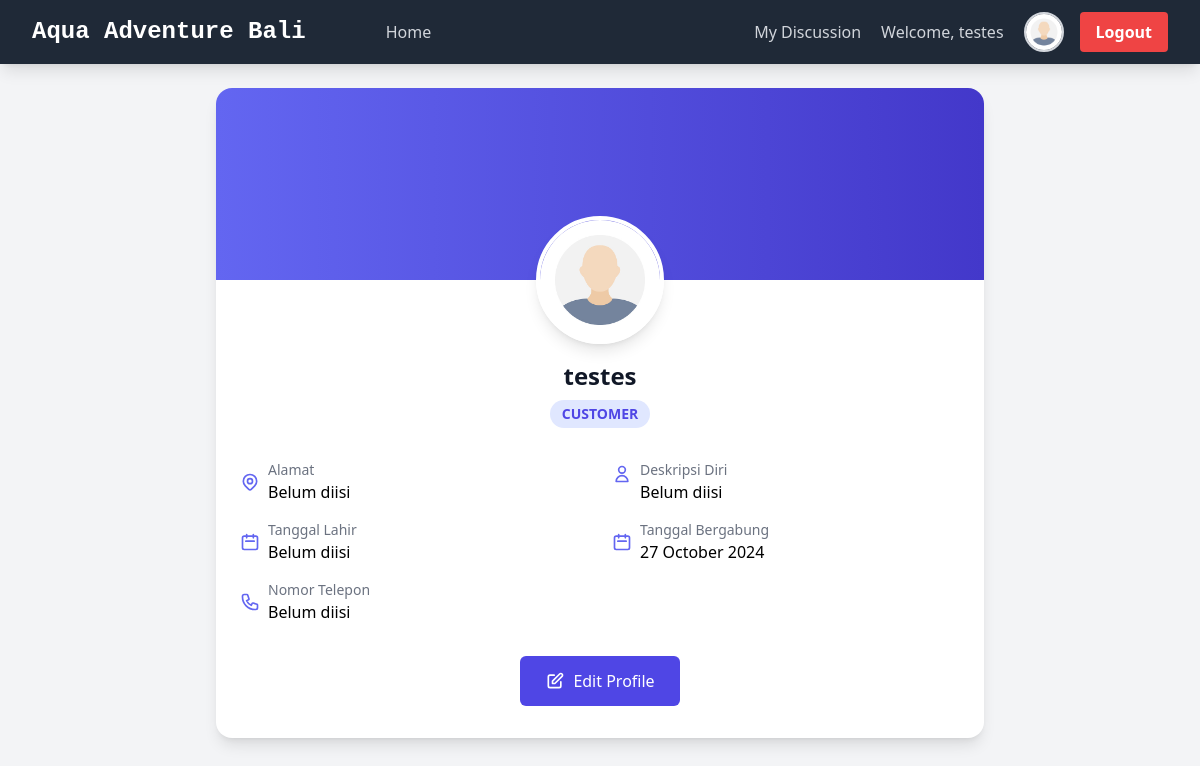
Screenshot of /profile/ (signed in) with the database file from the repository.
### main/models.py (models this page shows, shortened)
class UserProfile(models.Model):
    user = models.OneToOneField(User, related_name="profile", on_delete=models.CASCADE)
    roles = (
        ('CUSTOMER', 'Customer'),
        ('ADMIN', 'Admin'),
    )
    role = models.CharField(max_length=10, choices=roles, default='CUSTOMER')
    profile_picture = models.ImageField(upload_to='profile_pictures/', blank=True, null=True, default='static/ikon_botak/foto_ikon.jpg')
    alamat = models.TextField(blank=True, null=True)  # Alamat opsional
    birthdate = models.DateField(null=True, blank=True)  # Tanggal lahir opsional
    phone_number = models.CharField(max_length=15, null=True, blank=True)  # Nomor telepon opsional
    bio = models.TextField(null=True, blank=True)  # Deskripsi diri opsional
    date_joined = models.DateTimeField(auto_now_add=True)

### main/views.py (the view)
# urls.py: path('profile/', profile_view, name='profile'),
@login_required(login_url='/login')
def profile_view(request):
    profile = get_object_or_404(UserProfile, user=request.user)
    return render(request, 'profile.html', {'profile': profile})

### main/templates/profile.html (shortened to what this page needs)
{% extends 'base.html' %}
{% block content %}
{% include "navbar.html" %}
<div class="pt-10">
<div class="min-h-screen bg-gray-100 py-12 px-4 sm:px-6 lg:px-8">
    <div class="max-w-3xl mx-auto bg-white rounded-2xl shadow-lg overflow-hidden">
        <div class="relative h-48 bg-gradient-to-r from-indigo-500 to-indigo-700">
            <div class="absolute -bottom-16 left-1/2 transform -translate-x-1/2">
                {% if profile.profile_picture %}
                    <img src="{{ profile.profile_picture.url }}"
                         alt="{{ profile.user.username }}'s Profile Picture"
                         class="w-32 h-32 rounded-full border-4 border-white shadow-lg object-cover">
                {% endif %}
            </div>
        </div>
        <div class="pt-20 pb-8 px-6">
            <div class="text-center mb-8">
                <h2 class="text-2xl font-bold text-gray-900">{{ profile.user.username }}</h2>
                <span class="inline-block px-3 py-1 mt-2 text-sm font-semibold text-indigo-600 bg-indigo-100 rounded-full">
                    {{ profile.role }}
                </span>
            </div>
            <div class="grid grid-cols-1 md:grid-cols-2 gap-6">
                <div class="space-y-4">
                    <div class="flex items-center space-x-2">
                        <div>
                            <p class="text-sm text-gray-500">Alamat</p>
                            <p class="font-medium">{{ profile.alamat|default:"Belum diisi" }}</p>
                        </div>
                    </div>
                    <div class="flex items-center space-x-2">
                        <svg class="w-5 h-5 text-indigo-500" fill="none" stroke="currentColor" viewBox="0 0 24 24">
                            <path stroke-linecap="round" stroke-linejoin="round" stroke-width="2" d="M8 7V3m8 4V3m-9 8h10M5 21h14a2 2 0 002-2V7a2 2 0 00-2-2H5a2 2 0 00-2 2v12a2 2 0 002 2z"/>
                        </svg>
                        <div>
                            <p class="text-sm text-gray-500">Tanggal Lahir</p>
                            <p class="font-medium">{{ profile.birthdate|date:"d F Y"|default:"Belum diisi" }}</p>
                        </div>
                    </div>
                    <div class="flex items-center space-x-2">
                        <div>
                            <p class="text-sm text-gray-500">Nomor Telepon</p>
                            <p class="font-medium">{{ profile.phone_number|default:"Belum diisi" }}</p>
                        </div>
                    </div>
                </div>
                <div class="space-y-4">
                    <div class="flex items-start space-x-2">
                        <svg class="w-5 h-5 text-indigo-500 mt-1" fill="none" stroke="currentColor" viewBox="0 0 24 24">
                            <path stroke-linecap="round" stroke-linejoin="round" stroke-width="2" d="M16 7a4 4 0 11-8 0 4 4 0 018 0zM12 14a7 7 0 00-7 7h14a7 7 0 00-7-7z"/>
                        </svg>
                        <div>
                            <p class="text-sm text-gray-500">Deskripsi Diri</p>
                            <p class="font-medium">{{ profile.bio|default:"Belum diisi" }}</p>
                        </div>
                    </div>
                    <div class="flex items-center space-x-2">
                        <svg class="w-5 h-5 text-indigo-500" fill="none" stroke="currentColor" viewBox="0 0 24 24">
                            <path stroke-linecap="round" stroke-linejoin="round" stroke-width="2" d="M8 7V3m8 4V3m-9 8h10M5 21h14a2 2 0 002-2V7a2 2 0 00-2-2H5a2 2 0 00-2 2v12a2 2 0 002 2z"/>
                        </svg>
                        <div>
                            <p class="text-sm text-gray-500">Tanggal Bergabung</p>
                            <p class="font-medium">{{ profile.date_joined|date:"d F Y" }}</p>
                        </div>
                    </div>
                </div>
            </div>
            <div class="mt-8 flex justify-center">
                <a href="{% url 'main:edit_profile' %}"
                   class="inline-flex items-center px-6 py-3 border border-transparent text-base font-medium rounded-md text-white bg-indigo-600 hover:bg-indigo-700 focus:ring-4 focus:ring-indigo-200 transition duration-150 ease-in-out">
                    <svg class="w-5 h-5 mr-2" fill="none" stroke="currentColor" viewBox="0 0 24 24">
                        <path stroke-linecap="round" stroke-linejoin="round" stroke-width="2" d="M11 5H6a2 2 0 00-2 2v11a2 2 0 002 2h11a2 2 0 002-2v-5m-1.414-9.414a2 2 0 112.828 2.828L11.828 15H9v-2.828l8.586-8.586z"/>
                    </svg>
                    Edit Profile
                </a>
            </div>
        </div>
    </div>
</div>
</div>
{% endblock %}

### templates/navbar.html (shortened to what this page needs)
<nav class="bg-gray-800 shadow-lg fixed top-0 left-0 z-40 w-screen">
  <div class="max-w-7xl mx-auto px-4 sm:px-6 lg:px-8">
    <div class="flex items-center justify-between h-16 ">
      <div class="flex items-center mr-20">
        <a href="{% url 'main:show_main' %}"><h1 class="text-2xl font-bold text-center text-white" style="font-family: monospace;">Aqua Adventure Bali</h1></a>
      </div>
      <div class="hidden md:flex items-center space-x-8">
          <a href="{% url 'main:show_main' %}"><h1 class="text-center text-gray-300 hover:text-white">Home</h1></a>
      </div>
      <div class="hidden md:flex items-center ml-auto space-x-4">
          {% if user.is_authenticated %}
            <div class="text-center flex items-center space-x-2">
              <div id="showUserDiscussion" class="hidden md:flex items-center space-x-8">
                <a href="{% url 'main:show_user_discussion' user.id %}"><h1 class="text-center text-gray-300 hover:text-white">My Discussion</h4></a>
              </div>
              <span class="block text-center text-gray-300 px-3 py-2">Welcome, {{ user.username }}</span>
              <div class="relative">
                <div onclick="toggleMenu()" class="cursor-pointer">
                    {% if user.profile.profile_picture %}
                        <img src="{{ user.profile.profile_picture.url }}" alt="Profile Picture" class="w-10 h-10 rounded-full border-2 border-gray-300">
                    {% else %}
                        <img src="./static/ikon_botak/foto_ikon.jpg" class="w-10 h-10 rounded-full border-2 border-gray-300" alt="Default Profile Icon">
                    {% endif %}
                </div>
            </div>
          </div>
          <a href="{% url 'main:logout_user' %}" class="bg-red-500 hover:bg-red-600 text-white font-bold py-2 px-4 rounded transition duration-300 ml-12">
            Logout
          </a>
          {% endif %}
        </div>
    </div>
  </div>
</nav>

### rows the page displays
UserProfile: profile_picture (picture), user.username "testes", role "CUSTOMER", alamat "Belum diisi", birthdate "Belum diisi", phone_number "Belum diisi", bio "Belum diisi", date_joined "27 October 2024"

### other values shown
{{ user.username }} "testes"
